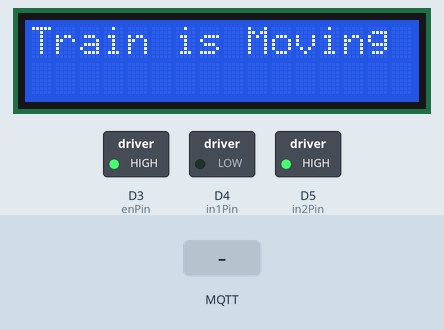
A sketch run on a simulated Arduino MKR. Parts: 16×2 character LCD, switched loads named in the sketch (green lamp = pin HIGH). The inputs (shaded band) are chosen by the test bench. WiFi joins after 1.5 s; servers stay silent unless stated; no MQTT or app messages arrive unless stated; what the sketch prints to the serial monitor is not drawn.

Above: at 12.7 s.
12.8 s: MQTT message "5" arrives on the second subscribed topic
At 13.7 s:
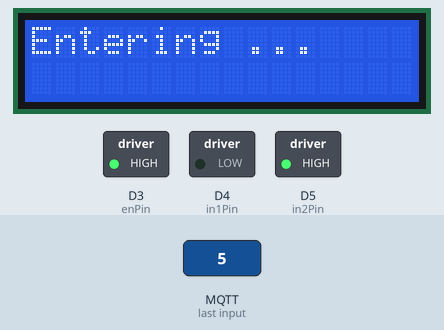
14.3 s: MQTT message "90" arrives on the first subscribed topic
At 14.9 s:
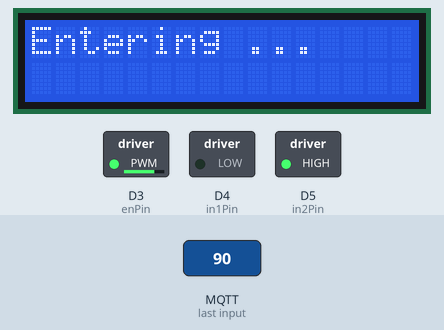
15.8 s: MQTT message "on" arrives on the second subscribed topic
At 17.0 s:
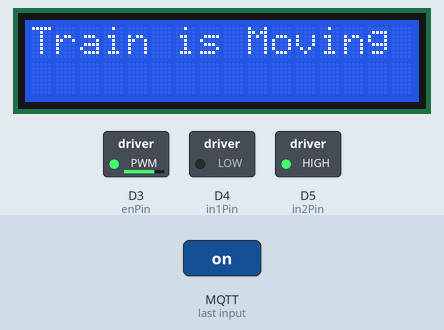
17.3 s: MQTT message "90" arrives on the second subscribed topic
At 18.5 s:
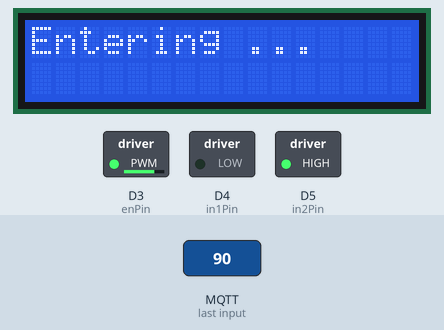
18.8 s: MQTT message "0" arrives on the second subscribed topic
At 19.5 s:
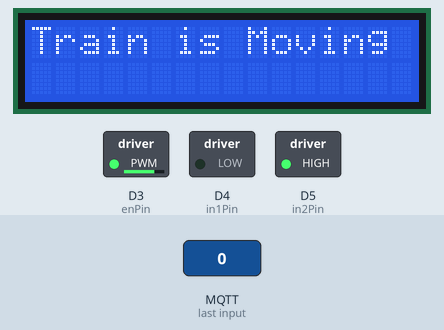
Timing chart, 0 to 21.3 s (numbered marks = the images above; inputs shaded):
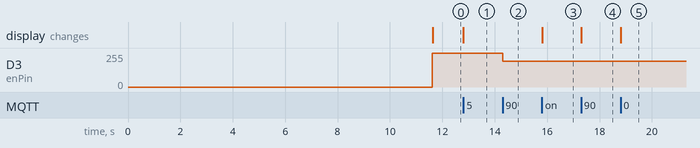

The sketch:

src.ino
```cpp
#include <WiFi101.h>
#include <PubSubClient.h>
#include <LiquidCrystal.h>
#include "arduino_secrets.h"
#include "mqtt_settings.h"


// Change arduino_secrets.h accordingly
char ssid[] = SECRET_SSID;        // your network SSID (name)
char pass[] = SECRET_PASS;        // your network password (use for WPA, or use as key for WEP)
int keyIndex = 0;                 // your network key Index number (needed only for WEP)

//Change mqtt_settings.h accordingly
const char mqttUserName[] = SECRET_MQTT_USERNAME;
const char clientID[] = SECRET_MQTT_CLIENT_ID;
const char mqttPass[] = SECRET_MQTT_PASSWORD;
const int channelID = CHANNEL_ID;
const int updateTimeInterval = UPDATE_TIME_INTERVAL;
const int mqttPort = MQTT_PORT;
const int trainFields = TRAIN_FIELDS;
const int trainPosField = TRAIN_POS_FIELD;
const int stationPosField = STATION_POS_FIELD;
const int trainSpeedField = TRAIN_SPEED_FIELD;
const int trainSpeedControlField = TRAIN_SPEED_CONTROL_FIELD;


// Variables de la aplicación
const char* server = "mqtt3.thingspeak.com";
int status = WL_IDLE_STATUS;
long lastPublishMillis = 0; // Variable que se utiliza para controlar el tiempo de publicación en ThingSpeak
long lastPosCalcMillis = 0; // Variable que almacena la última vez que se calculó el tiempo
int _speed = 0; // Variable que almacena la velocidad en m/s
int _pos = 0;   // Variable que almacena la posición del tren en m
int _posStation = 0; // Variable que almacena la posición de la estación en m.
bool _inicializa = true;

// Objetos
WiFiClient client;
PubSubClient mqttClient(client);

// Declaración de los pines del motor
const int enPin   = 3; // PWM se conecta al pin 1 del puente-H
const int in1Pin  = 4; // Entrada 2 del puente-H
const int in2Pin  = 5; // Entrada 7 del puente-H

// Declaración de los pines del LCD
const int rs = 12, en = 11, d4 = 10, d5 = 9, d6 = 2, d7 = 1;
LiquidCrystal lcd(rs, en, d4, d5, d6, d7);

void setup()
{
  Serial.begin(9600); //Iniciamos la comunicacion serial

  // Llamamos a las funciones que hacen el setup de los componentes
  dcMotorSetup();
  lcdSetup();

  // Connect to Wi-Fi network.
  connectWifi();

  // Configure the MQTT client
  mqttClient.setServer( server, mqttPort );

  // Set the MQTT message handler function for subscription
  mqttClient.setCallback( mqttSubscriptionCallback );

  // Set the buffer to handle the returned JSON. NOTE: A buffer overflow of the message buffer will result in your callback not being invoked.
  mqttClient.setBufferSize( 2048 );

}


void loop() {

   // Reconnect to WiFi if it gets disconnected.
  if (WiFi.status() != WL_CONNECTED) {
      connectWifi();
  }

  // Connect if MQTT client is not connected and resubscribe to channel updates.
  if (!mqttClient.connected()) {
     mqttConnect();

     mqttSubscribe(channelID, trainSpeedControlField);
     mqttSubscribe(channelID, stationPosField);

      if(_inicializa){
       setTrainSpeed(120);
       //_posStation = 10000;
       calcTimeToNextStationAndPrint();
       _inicializa = false;
     }
  }

  // Call the loop to maintain connection to the server.
  mqttClient.loop();

  // Calculamos la posición y el tiempo restante cada segundo
  if(abs(millis() - lastPosCalcMillis) > 1000){
    updatePos();
    calcTimeToNextStationAndPrint();
  }


  if(_posStation != 0 && abs(_posStation - _pos) < 10){
    setTrainSpeed(0);
    calcTimeToNextStationAndPrint();
    _posStation = 0;
  }

    // Update ThingSpeak channel periodically. The update results in the message to the subscriber.
  if ( abs(millis() - lastPublishMillis) > updateTimeInterval) {

    int fieldsLength = trainFields;
    int fields[] = {trainPosField, trainSpeedField};
    String payloads[] = {String(_pos), String(getSpeedInKmH(_speed))};
    mqttPublishChannelFeed(channelID, fields, payloads, fieldsLength);

    // Guardamos el momento de la última publicación.
    lastPublishMillis = millis();
  }

}

/**
 * Función que configura la conexión WIFI
 */
void connectWifi()
{
  // check for the presence of the shield:
  if (WiFi.status() == WL_NO_SHIELD) {
    Serial.println("WiFi shield not present");
    while (true);       // don't continue
  }

  // attempt to connect to WiFi network:
  while ( status != WL_CONNECTED) {
    Serial.print("Attempting to connect to Network named: ");
    Serial.println(ssid);                   // print the network name (SSID);

    // Connect to WPA/WPA2 network. Change this line if using open or WEP network:
    status = WiFi.begin(ssid, pass);
    // wait 10 seconds for connection:
    delay(10000);
  }

  printWiFiStatus();                        // you're connected now, so print out the status
}

/**
 * Connect to MQTT broker.
 */
void mqttConnect() {
  // Loop until connected.
  while ( !mqttClient.connected() )
  {
    // Connect to the MQTT broker.
    if ( mqttClient.connect( clientID, mqttUserName, mqttPass ) ) {
      Serial.print( "MQTT to " );
      Serial.print( server );
      Serial.print (" at port ");
      Serial.print( mqttPort );
      Serial.println( " successful." );
    } else {
      Serial.print( "MQTT connection failed, rc = " );
      // See https://pubsubclient.knolleary.net/api.html#state for the failure code explanation.
      Serial.print( mqttClient.state() );
      Serial.println( " Will try again in a few seconds" );
      delay( 10000 );
    }
  }
}

/**
 * Subscribe to channel updates from specific field of channel with MQTT
 */
void mqttSubscribe(long subChannelID, int fieldNumber ){

  //Create the topic name according to the ThingSpeak organization of topics
  String myTopic = "channels/" + String( subChannelID ) + "/subscribe/fields/field" + String (fieldNumber);

  //Use MQTT client to subscribe
  mqttClient.subscribe(myTopic.c_str());

}

/**
 * Función para publicar todos los campos en el canal
 */
void mqttPublishChannelFeed(long pubChannelID, int* fieldNumbers, String* payloads, int fields) {

  String topicString ="channels/" + String( pubChannelID ) + "/publish";
  String payload = "";

  for(int n = 0; n < fields; n++){
    payload += "field" + String(fieldNumbers[n]) + "=" + String(payloads[n])+ "&";
  }

  payload += "status=MQTTPUBLISH";
  mqttClient.publish( topicString.c_str(), payload.c_str() );
  Serial.println(payload);
}

// Function to handle messages from MQTT subscription.
void mqttSubscriptionCallback( char* topic, byte* payload, unsigned int length ) {
  // Print the details of the message that was received to the serial monitor. See that it is a JSON-formatted message in this case
  Serial.print("Message arrived [");
  Serial.print(topic);
  Serial.print("] ");
  for (int i = 0; i < length; i++) {
    Serial.print((char)payload[i]);
  }
  Serial.println();

  String topicString = String ( topic );
  String field = "field";

  if(topicString.indexOf(String(field + String(trainSpeedControlField))) >= 0){
    int newSpeed = payloadToInt(payload, length);

    // Calculamos la posición alcanzada a la velocidad anterior
    updatePos();

    // Aplicamos la nueva velocidad
    setTrainSpeed(newSpeed);

    // Recalculamos el tiempo a la proxima estación a la próxima estación y la mostramos por pantalla
    calcTimeToNextStationAndPrint();
  }
  else if(topicString.indexOf(String(field + String(stationPosField))) >= 0)
  {
    _posStation = payloadToInt(payload, length);

    // Recalculamos el tiempo a la proxima estación a la próxima estación y la mostramos por pantalla
    calcTimeToNextStationAndPrint();
  }
}

/**
 * Recibimos la velocidad en Km/h, lo mapeamos a un rango 0 - 255 para
 * enviarle un valor analógico a la electrónica.
 */
int setTrainSpeed(int newSpeed)
{
  // Actualizamos la variable de velocidad en m/s
  _speed = getSpeedInMS(newSpeed);
  int speedPWM = map(_speed, 0, 33, 0, 255); // Adaptamos el número a una escala de 0 a 255
  analogWrite(enPin, speedPWM);

  Serial.print("Modificada la velocidad del tren a ");
  Serial.print(newSpeed);
  Serial.print(" Km/h o ");
  Serial.print(_speed);
  Serial.println(" m/s");
}

void calcTimeToNextStationAndPrint()
{
  lcd.clear();
  int newTime = calcTimeToNextStation();

  if(_speed != 0)
  {
    if(_posStation !=0)
    {
      if (newTime < 10)
      {
        lcdPrint(0, "Entering ...");
      }
      else
      {
        lcdPrint(0, "Next Station");
        lcdPrint(1, String(newTime / 60) + " min");
      }
    }
    else
    {
      lcdPrint(0, "Train is Moving");
    }
  }
  else
  {
    lcdPrint(0, "Train is stopped");
  }

}

/**
 * Calcula el tiempo restante a la próxima estación
 * Devuelve el tiempo en segundos
 */
int calcTimeToNextStation()
{
  return (_posStation - _pos) * 1.0 / _speed;
}

/**
 * Setea el modo de funcionamiento de los pines del L293DNE
 * y establece el sentido de giro 'horario'
 */
void dcMotorSetup(){
  // Definimos el modo de los pines
  pinMode(in1Pin, OUTPUT);
  pinMode(in2Pin, OUTPUT);

  // Establecemos el sentido del giro 'horario'
  digitalWrite(in1Pin,LOW);
  digitalWrite(in2Pin,HIGH);

  // Establecemos el sentido del giro 'anti-horario'
  //digitalWrite(in1Pin,HIGH);
  //digitalWrite(in2Pin,LOW);

  // Inicializamos la velocidad de inicio.
  analogWrite(enPin, _speed);
}

/**
 * Inicializa el lcd
 */
void lcdSetup(){
  // set up the LCD's number of columns and rows:
  lcd.begin(16, 2);
  calcTimeToNextStationAndPrint();
}

void lcdPrint(int line, String text){
  lcd.setCursor(0, line);// set the cursor to column 0, line
  lcd.print(text);
}

/**
 * Imprime el estado de la conexión WIFI
 */
void printWiFiStatus() {
  // print the SSID of the network you're attached to:
  Serial.print("SSID: ");
  Serial.println(WiFi.SSID());

  // print your WiFi shield's IP address:
  IPAddress ip = WiFi.localIP();
  Serial.print("IP Address: ");
  Serial.println(ip);

  // print the received signal strength:
  long rssi = WiFi.RSSI();
  Serial.print("signal strength (RSSI):");
  Serial.print(rssi);
  Serial.println(" dBm");
  // print where to go in a browser:
  Serial.print("To see this page in action, open a browser to http://");
  Serial.println(ip);
}

/**
 * Parsea el payload y devuelve un valor de tipo int
 */
int payloadToInt( byte* payload, unsigned int length ){
  char input[length];
  for (int i = 0; i < length; i++) {
    input[i] = ((char)payload[i]);
  }
  return atoi(input);
}

float getSpeedInKmH(int speedInMS)
{
  return (speedInMS * 18.0) / 5;
}

float getSpeedInMS(int speedInKmH)
{
  return (speedInKmH * 5.0) / 18;
}

float getPosInKm(int posInM)
{
  return posInM * 1.0 / 1000;
}

void updatePos()
{
  float seconds = ((millis() - lastPosCalcMillis) * 1.0 / 1000);
  _pos = _pos + _speed * seconds; // S = V(m/s) * T(s) + Pos_(t-1)
  lastPosCalcMillis = millis();
  Serial.print("Pos en metros: ");
  Serial.println(_pos);
}
```

arduino_secrets.h
```cpp
#define SECRET_SSID "xxxxxxx"
#define SECRET_PASS "xxxxxxx"
```

mqtt_settings.h
```cpp
#define SECRET_MQTT_USERNAME "MwoJFAQBEiAIHCMxBy8jDi0"
#define SECRET_MQTT_CLIENT_ID "MwoJFAQBEiAIHCMxBy8jDi0"
#define SECRET_MQTT_PASSWORD "s5WKre6+yCHXkch+NzmNGDaZ"

#define CHANNEL_ID 2028262
#define MQTT_PORT 1883
#define UPDATE_TIME_INTERVAL 4000
#define TRAIN_FIELDS 2
#define TRAIN_POS_FIELD 1
#define STATION_POS_FIELD 3
#define TRAIN_SPEED_FIELD 4
#define TRAIN_SPEED_CONTROL_FIELD 5
```

Measured:
- after the input at 12.8 s, the display: changes at once (image 1)
- after the input at 14.3 s, D3 (enPin): 255/255 → 193/255 at once
- after the input at 15.8 s, the display: changes at once (image 3)
- after the input at 17.3 s, the display: changes at once (image 4)
- after the input at 18.8 s, the display: changes at once (image 5)
